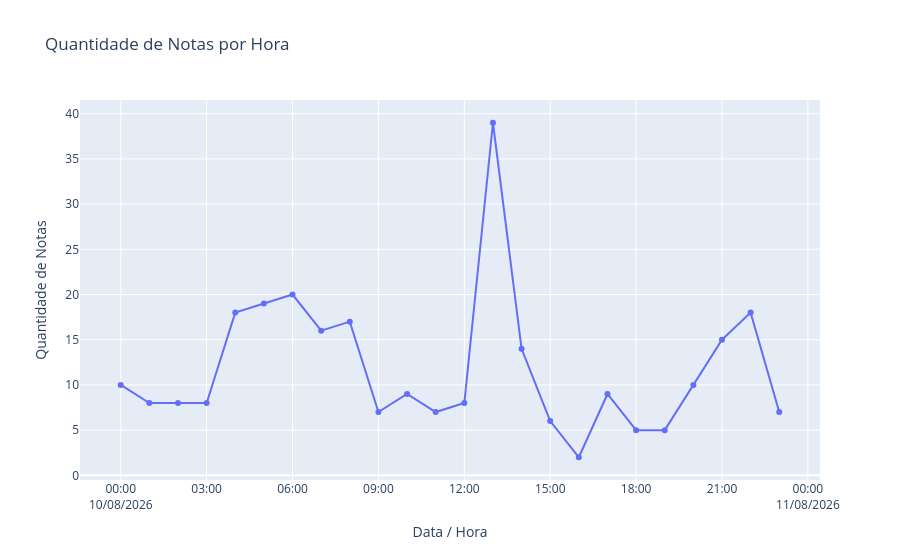

The cell this chart's notebook holds for it:
### Markdown cell above
# Análises

### Code cell
# ============================================================
# CONTADOR DE QUANTIDADE DE NOTAS POR HORA
# ============================================================

# Converter Data para datetime
df["Data"] = pd.to_datetime(
    df["Data"],
    format="%d/%m/%Y %H:%M:%S",
    errors="coerce"
)

# Criar variável representando a hora do registro
df["Data_Hora"] = df["Data"].dt.floor("h")


# ============================================================
# AGRUPAR QUANTIDADE DE NOTAS POR HORA
# ============================================================

df_notas_hora = (
    df
    .groupby("Data_Hora")
    .size()
    .reset_index(name="Qntd_Notas_Hora")
    .sort_values("Data_Hora")
)


# ============================================================
# GRÁFICO
# ============================================================

fig = px.line(
    df_notas_hora,
    x="Data_Hora",
    y="Qntd_Notas_Hora",
    title="Quantidade de Notas por Hora",
    markers=True
)

fig.update_layout(
    xaxis_title="Data / Hora",
    yaxis_title="Quantidade de Notas"
)

fig.update_xaxes(
    tickformat="%H:%M\n%d/%m/%Y"
)

fig.show()

### Figure 1 — Plotly figure (JSON) as saved in the notebook; plotly's stock layout.template omitted (floating-point values rounded to 4 significant figures)
{"data": [{"hovertemplate": "Data_Hora=%{x}<br>Qntd_Notas_Hora=%{y}<extra></extra>", "legendgroup": "", "line": {"color": "#636efa", "dash": "solid"}, "marker": {"symbol": "circle"}, "mode": "lines+markers", "name": "", "orientation": "v", "showlegend": false, "type": "scatter", "x": ["2026-08-10T00:00:00.000000", "2026-08-10T01:00:00.000000", "2026-08-10T02:00:00.000000", "2026-08-10T03:00:00.000000", "2026-08-10T04:00:00.000000", "2026-08-10T05:00:00.000000", "2026-08-10T06:00:00.000000", "2026-08-10T07:00:00.000000", "2026-08-10T08:00:00.000000", "2026-08-10T09:00:00.000000", "2026-08-10T10:00:00.000000", "2026-08-10T11:00:00.000000", "2026-08-10T12:00:00.000000", "2026-08-10T13:00:00.000000", "2026-08-10T14:00:00.000000", "2026-08-10T15:00:00.000000", "2026-08-10T16:00:00.000000", "2026-08-10T17:00:00.000000", "2026-08-10T18:00:00.000000", "2026-08-10T19:00:00.000000", "2026-08-10T20:00:00.000000", "2026-08-10T21:00:00.000000", "2026-08-10T22:00:00.000000", "2026-08-10T23:00:00.000000"], "xaxis": "x", "y": [10, 8, 8, 8, 18, 19, 20, 16, 17, 7, 9, 7, 8, 39, 14, 6, 2, 9, 5, 5, 10, 15, 18, 7], "yaxis": "y"}], "layout": {"legend": {"tracegroupgap": 0}, "title": {"text": "Quantidade de Notas por Hora"}, "xaxis": {"anchor": "y", "domain": [0, 1], "tickformat": "%H:%M\n%d/%m/%Y", "title": {"text": "Data / Hora"}}, "yaxis": {"anchor": "x", "domain": [0, 1], "title": {"text": "Quantidade de Notas"}}}}
